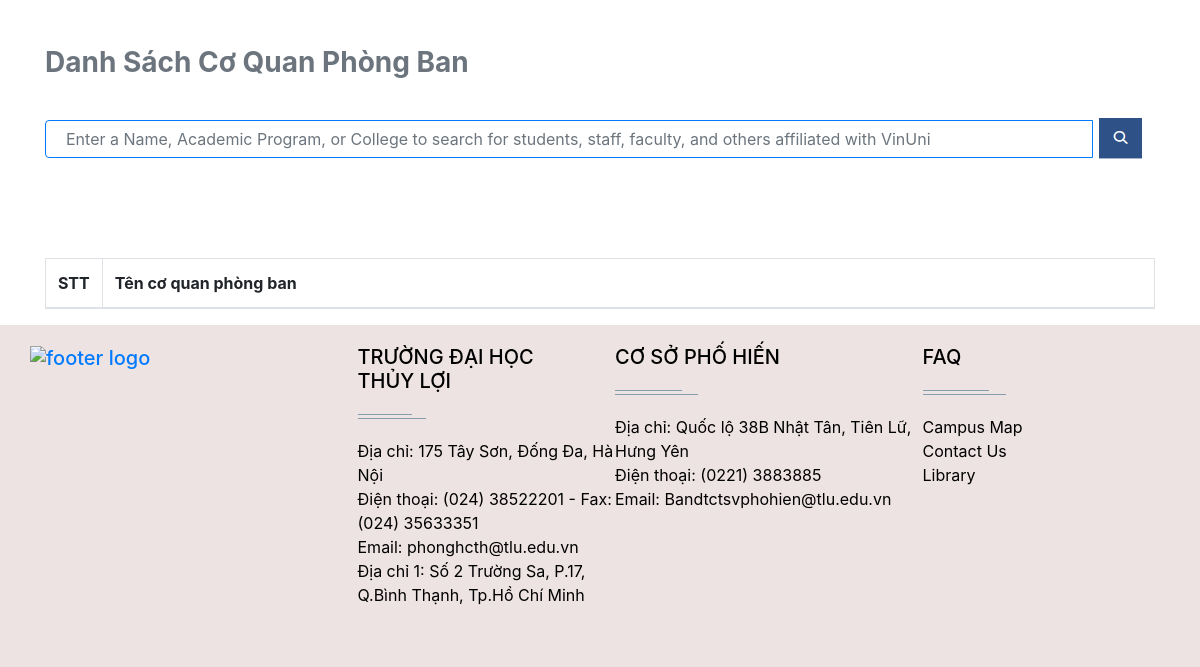
/list.php (lower part), run on an earlier commit of the app's database.
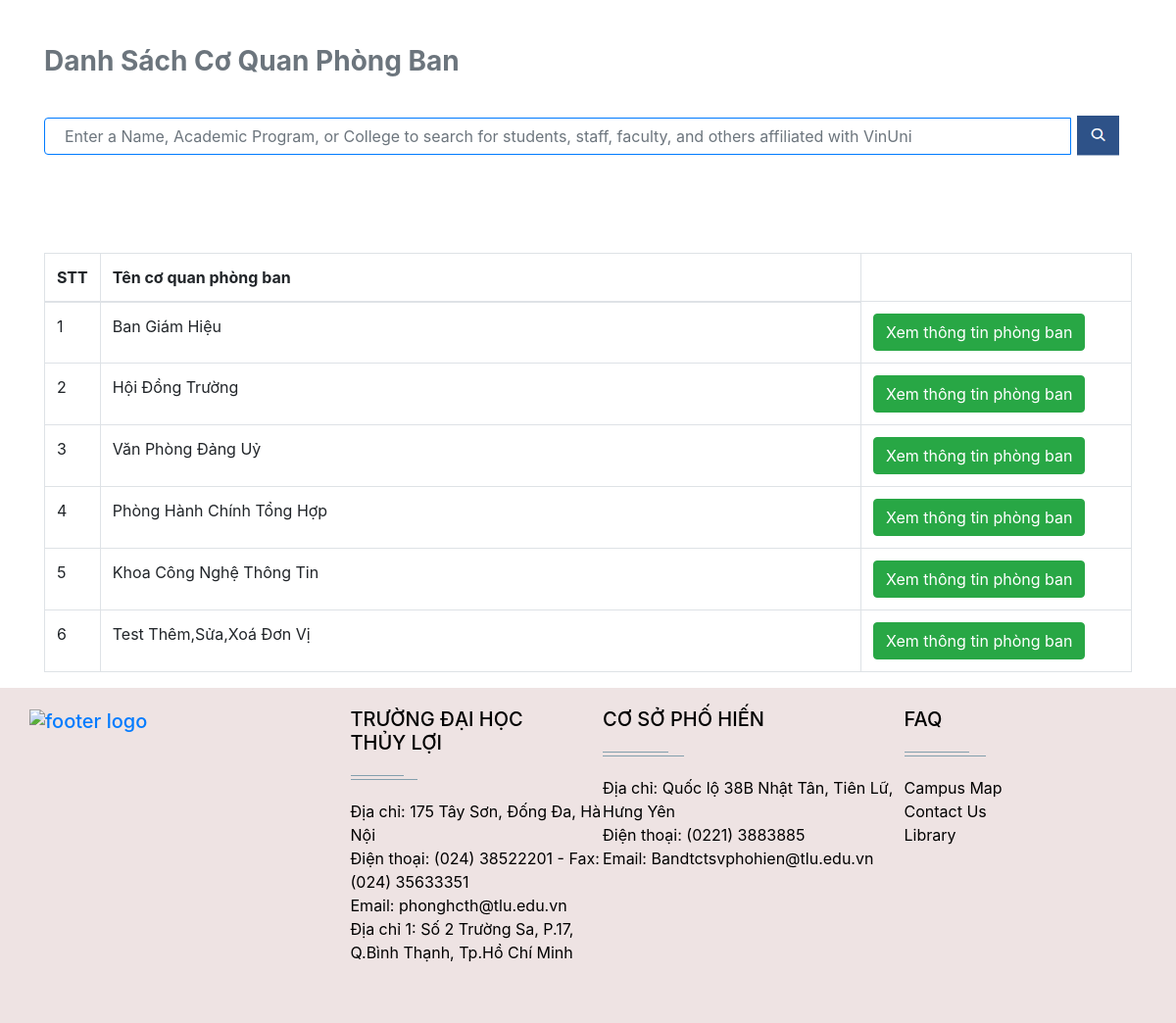
And on a later commit of the database.
### tables this page shows
CREATE TABLE `donvi` (
  `id` int(10) NOT NULL,
  `name` varchar(255) NOT NULL,
  `sophong` varchar(10) NOT NULL,
  `maytruc` int(255) DEFAULT NULL,
  `diachi` varchar(255) DEFAULT NULL,
  `email` varchar(255) DEFAULT NULL,
  `website` varchar(255) DEFAULT NULL,
  `id_child` int(10) DEFAULT NULL
);

### db/dbhelper.php (called while the page is built, shortened)
<?php
function select_list($sql) {
	$con = mysqli_connect(HOST, USERNAME, PASSWORD, DATABASE);
	$result = mysqli_query($con, $sql);
	$data   = [];
	while ($row = mysqli_fetch_array($result, 1)) {
		$data[] = $row;
	}
	return $data;
}

### list.php (the view, shortened to what this page needs)
<?php
  require_once('db/dbhelper.php');
  $wh = "";
 ?>
<!DOCTYPE html>
<html lang="en" style="overflow-x: hidden;">
<head>
		<link rel="stylesheet" type="text/css" href="css/directory.css">
	<link href="https://use.fontawesome.com/releases/v5.0.4/css/all.css" rel="stylesheet">
	<link rel="stylesheet" href="https://cdn.jsdelivr.net/npm/bootstrap@4.6.0/dist/css/bootstrap.min.css">
</head>
<body>
<?php
	require_once('header.php')
 ?>
<section class="wrap-icon-modal">
          <div class="container mt-0 mt-md-5">
            <div class="row mb-3 mb-sm-2">
              <div class="col-12">
                <h2 class="h3 text-secondary text-capitalize font-weight-bold mb-4">Danh Sách Cơ quan phòng ban</h2>
              </div>
            </div>
          </div>
</section>
<section class="search-wrap pb-5">
          <div class="container pb-5">
           <form class="form-inline" action="" method="get">
              <div class="input-group w-100">
         <?php
        if (isset($_GET['searchText'])) {
           $searchText= $_GET['searchText'];
           $wh = " and name like '%".$searchText."%' ";
         }
           else{
             $searchText="";
             $wh = " and name like '%".$searchText."%'  ";
           }
            ?>
              <input class='form-control border-primary'  type='text' name='searchText' value='<?=$searchText?>' placeholder='Enter a Name, Academic Program, or College to search for students, staff, faculty, and others affiliated with VinUni'>
                <div  class="search" >
                  <button  type="submit"><img  src="images/search.png"></button>
                </div>
              </div>
            </form>
          </div>
</section>
  <div class="container">
      <div class="panel-body">
        <table class="table table-bordered table-hover">
          <thead>
            <tr>
              <th width="50px">STT</th>
              <th>Tên cơ quan phòng ban</th>
            </tr>
          </thead>
          <tbody>
<?php
 $sql= "select * from donvi where id_child is NULL ".$wh ;
$postList = select_list($sql);
$index = 1 ;
foreach ($postList as $item) {
 ?>
  <tr>
        <td><?=($index++)?></td>
        <td width="70%"><?=$item['name']?></td>
        <td>
        <a href="Detail.php?id=<?=$item['id']?>">
        <button class="btn btn-success">Xem thông tin phòng ban</button></a>
        </td>
      </tr>
<?php }?>
</tbody>
        </table>
            </div>
          </div>
<?php
	require_once('footer.php');
 ?>
</body>
</html>

What changed in the data, as far as the page shows it:
now on this page (row edited): donvi: name "Ban Giám Hiệu"
now on this page (row edited): donvi: name "Hội Đồng Trường"
now on this page (row edited): donvi: name "Văn Phòng Đảng Uỷ"
now on this page (row edited): donvi: name "Phòng Hành Chính Tổng Hợp"
now on this page (row edited): donvi: name "Khoa Công Nghệ Thông Tin"
added donvi: name "Test Thêm,Sửa,Xoá Đơn Vị"
